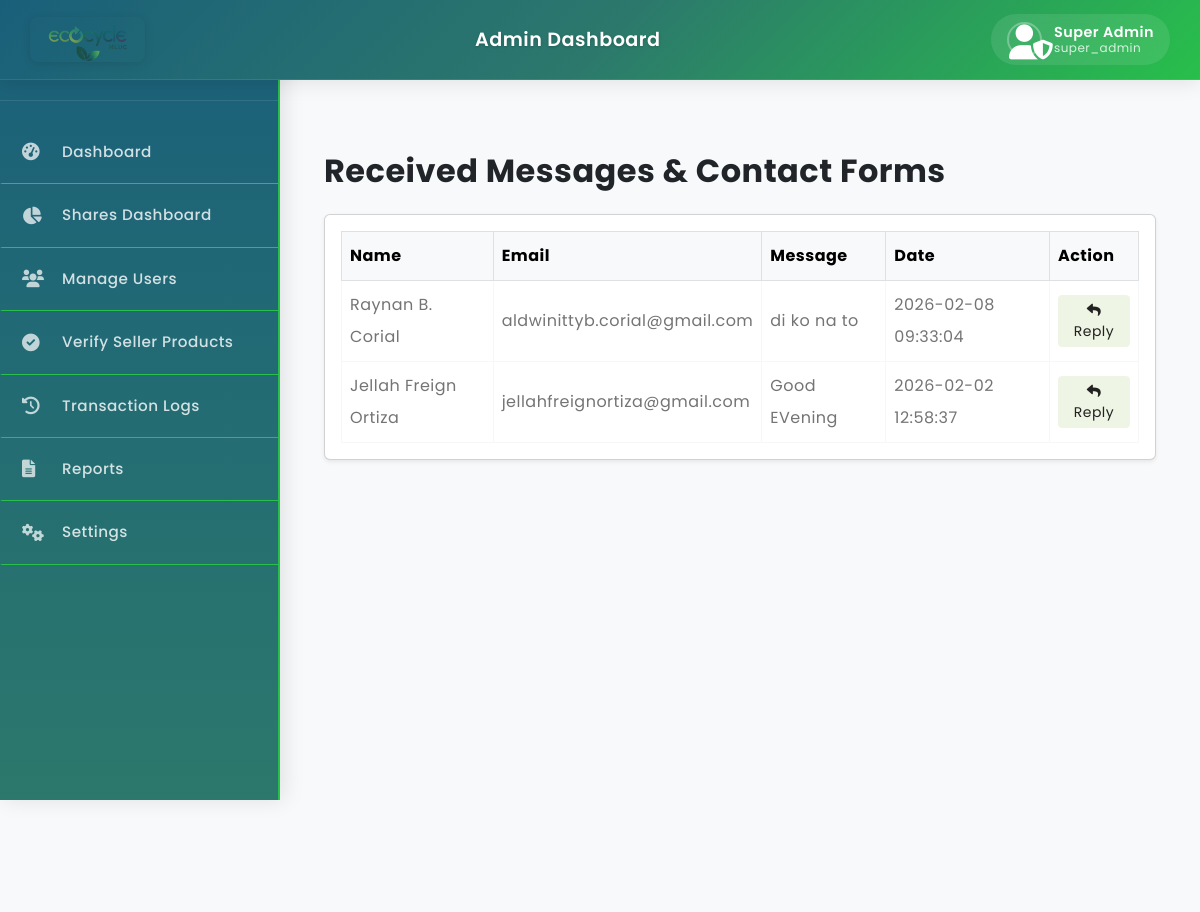
/admin/adminreceivemessages.php (signed in), run on an earlier commit of the app's database.
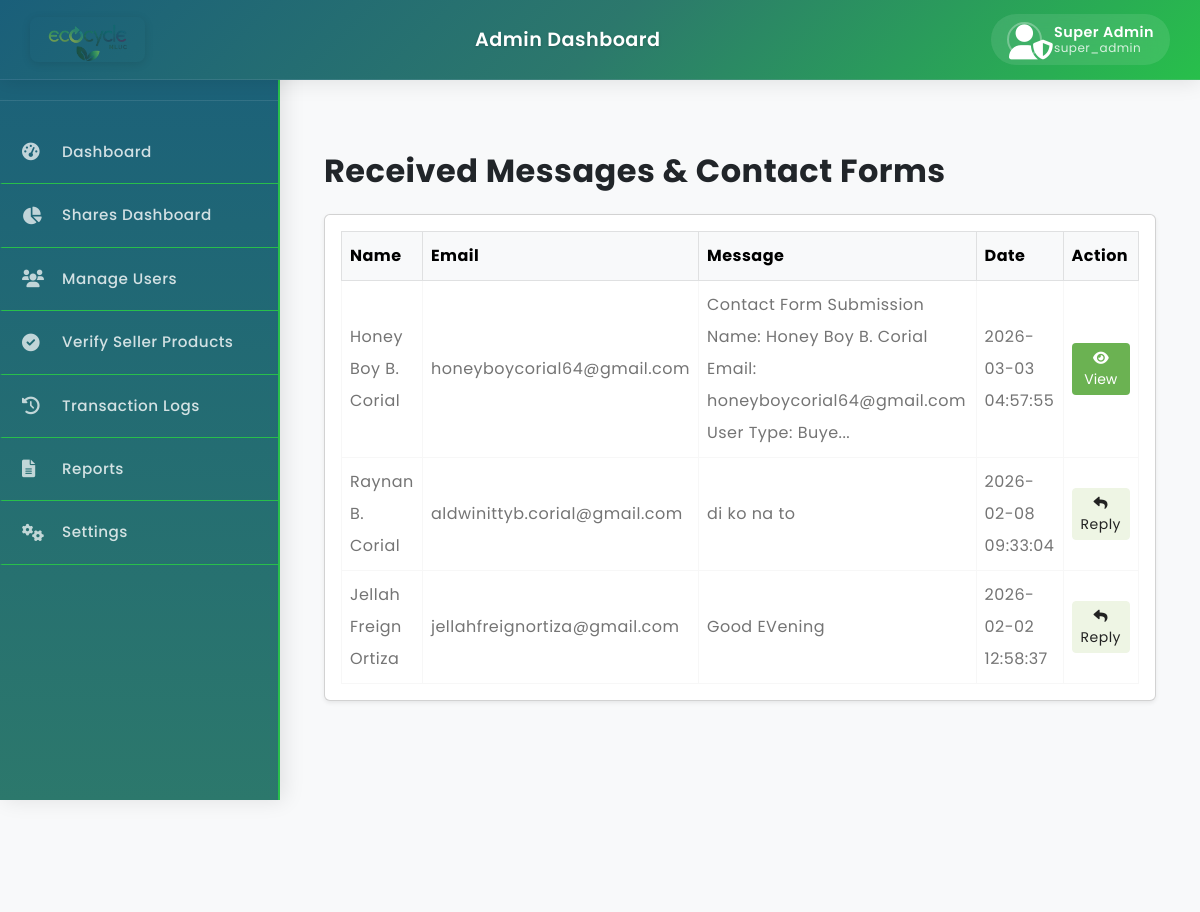
And on a later commit of the database.
### tables this page shows
CREATE TABLE `messages` (
  `message_id` int(11) NOT NULL AUTO_INCREMENT,
  `buyer_id` int(11) NOT NULL,
  `admin_id` int(11) DEFAULT NULL,
  `sender_type` enum('buyer','admin') NOT NULL,
  `message_text` text NOT NULL,
  `feedback_text` text DEFAULT NULL,
  `status` enum('sent','received','replied','archived') DEFAULT 'sent',
  `created_at` timestamp NOT NULL DEFAULT current_timestamp(),
  `updated_at` timestamp NOT NULL DEFAULT current_timestamp() ON UPDATE current_timestamp(),
  PRIMARY KEY (`message_id`),
  KEY `buyer_id` (`buyer_id`),
  KEY `admin_id` (`admin_id`)
);

CREATE TABLE `buyers` (
  `buyer_id` int(11) NOT NULL AUTO_INCREMENT,
  `fullname` varchar(100) NOT NULL,
  `username` varchar(50) NOT NULL,
  `phone_number` varchar(20) NOT NULL,
  `email` varchar(100) NOT NULL,
  `password` varchar(255) NOT NULL,
  `address` text DEFAULT NULL,
  `documents` varchar(255) DEFAULT NULL,
  `status` enum('active','blocked') DEFAULT 'active',
  `created_at` timestamp NOT NULL DEFAULT current_timestamp(),
  `updated_at` timestamp NOT NULL DEFAULT current_timestamp() ON UPDATE current_timestamp(),
  `last_login` datetime DEFAULT NULL,
  `ecocoins_balance` decimal(10,2) NOT NULL DEFAULT 0.00,
  `reset_token` varchar(255) DEFAULT NULL,
  `reset_token_expires` datetime DEFAULT NULL,
  `reset_required` tinyint(1) DEFAULT 0,
  `failed_attempts` int(11) DEFAULT 0,
  `last_failed_attempt` datetime DEFAULT NULL,
  PRIMARY KEY (`buyer_id`),
  UNIQUE KEY `username` (`username`),
  UNIQUE KEY `email` (`email`)
);

### admin/adminreceivemessages.php (the view, shortened to what this page needs)
<?php
include 'adminheader.php';
include 'adminsidebar.php';
require_once __DIR__ . '/../config/database.php';
$stmt = $pdo->query('
    SELECT m1.* FROM messages m1
    INNER JOIN (
        SELECT COALESCE(buyer_id, 0) as buyer_id, MAX(created_at) AS max_created
        FROM messages
        GROUP BY COALESCE(buyer_id, 0)
    ) m2 ON COALESCE(m1.buyer_id, 0) = m2.buyer_id AND m1.created_at = m2.max_created
    ORDER BY m1.created_at DESC
');
$messages = $stmt->fetchAll();
?>
<main class="admin-main-content" style="margin-left:280px; padding:40px 20px 20px 20px; min-height:100vh; background:#f8f9fa;">
    <div class="container-fluid">
        <div class="d-flex justify-content-between align-items-center mb-4">
            <h2 class="fw-bold mb-0">Received Messages & Contact Forms</h2>
        </div>
        <div class="card shadow-sm">
            <div class="card-body">
                <div class="table-responsive">
                    <table class="table table-bordered table-hover align-middle mb-0">
                        <thead class="table-light">
                            <tr>
                                <th>Name</th>
                                <th>Email</th>
                                <th>Message</th>
                                <th>Date</th>
                                <th>Action</th>
                            </tr>
                        </thead>
                        <tbody>
                        <?php if (empty($messages)): ?>
                            <tr><td colspan="5" class="text-center">No messages found.</td></tr>
                        <?php else: ?>
                            <?php foreach ($messages as $msg): ?>
                                <tr>
                                    <td>
                                        <?php
                                        if (empty($msg['buyer_id'])) {
                                            if (preg_match('/Name: (.+?)\n/', $msg['message_text'], $matches)) {
                                                echo htmlspecialchars($matches[1]);
                                            } else {
                                                echo 'Contact Form';
                                            }
                                        } else {
                                            $buyerStmt = $pdo->prepare('SELECT fullname, email FROM buyers WHERE buyer_id = ? LIMIT 1');
                                            $buyerStmt->execute([$msg['buyer_id']]);
                                            $buyer = $buyerStmt->fetch();
                                            echo htmlspecialchars($buyer['fullname'] ?? 'N/A');
                                        }
                                        ?>
                                    </td>
                                    <td>
                                        <?php
                                        if (empty($msg['buyer_id'])) {
                                            if (preg_match('/Email: (.+?)\n/', $msg['message_text'], $matches)) {
                                                echo htmlspecialchars($matches[1]);
                                            } else {
                                                echo 'N/A';
                                            }
                                        } else {
                                            $buyerStmt = $pdo->prepare('SELECT email FROM buyers WHERE buyer_id = ? LIMIT 1');
                                            $buyerStmt->execute([$msg['buyer_id']]);
                                            $buyer = $buyerStmt->fetch();
                                            echo htmlspecialchars($buyer['email'] ?? 'N/A');
                                        }
                                        ?>
                                    </td>
                                    <td>
                                        <?php
                                        $text = htmlspecialchars($msg['message_text']);
                                        if (empty($msg['buyer_id'])) {
                                            echo substr($text, 0, 100) . '...';
                                        } else {
                                            echo $text;
                                        }
                                        ?>
                                    </td>
                                    <td><?php echo htmlspecialchars($msg['created_at']); ?></td>
                                    <td>
                                        <?php if (!empty($msg['buyer_id'])): ?>
                                            <?php
                                            $buyerStmt = $pdo->prepare('SELECT email FROM buyers WHERE buyer_id = ? LIMIT 1');
                                            $buyerStmt->execute([$msg['buyer_id']]);
                                            $buyer = $buyerStmt->fetch();
                                            if (!empty($buyer) && !empty($buyer['email'])):
                                            ?>
                                                <a href="adminchat.php?buyer_id=<?php echo urlencode($msg['buyer_id']); ?>" class="btn btn-success btn-sm"><i class="fas fa-reply"></i> Reply</a>
                                            <?php else: ?>
                                                <span class="text-muted">No Email</span>
                                            <?php endif; ?>
                                        <?php else: ?>
                                            <button type="button" class="btn btn-primary btn-sm" data-bs-toggle="modal" data-bs-target="#viewContactModal" onclick="viewContactDetails(<?php echo htmlspecialchars(json_encode($msg['message_text']), ENT_QUOTES, 'UTF-8'); ?>, '<?php echo htmlspecialchars($msg['created_at'], ENT_QUOTES); ?>')">
                                                <i class="fas fa-eye"></i> View
                                            </button>
                                        <?php endif; ?>
                                    </td>
                                </tr>
                            <?php endforeach; ?>
                        <?php endif; ?>
                        </tbody>
                    </table>
                </div>
            </div>
        </div>
    </div>
</main>

### admin/adminheader.php (shortened to what this page needs)
<!DOCTYPE html>
<html lang="en">
  <head>
    <link rel="stylesheet" href="https://cdn.jsdelivr.net/npm/swiper@9/swiper-bundle.min.css">
    <link href="https://cdn.jsdelivr.net/npm/bootstrap@5.3.0-alpha3/dist/css/bootstrap.min.css" rel="stylesheet">
    <link rel="stylesheet" type="text/css" href="../css/vendor.css">
    <link rel="stylesheet" type="text/css" href="../style.css">
    <link rel="stylesheet" href="https://cdnjs.cloudflare.com/ajax/libs/font-awesome/6.0.0-beta3/css/all.min.css">
  </head>
  <body>
    <header class="admin-header">
      <div class="header-content">
        <div class="header-left">
          <div class="logo-section">
              <img src="../images/logo.png.png" alt="Ecocycle Logo" class="logo-img">
          </div>
        </div>
        <div class="header-center">
          <h4 class="page-title">Admin Dashboard</h4>
        </div>
        <div class="header-right">
          <div class="header-actions">
            <div class="dropdown position-relative">
              <div class="admin-profile" id="profileDropdown" tabindex="0" aria-haspopup="true" aria-expanded="false" style="cursor:pointer;">
                <i class="fas fa-user-shield admin-avatar" style="font-size: 35px; color: white;"></i>
                <div class="admin-info">
                  <p class="admin-name"><?php echo htmlspecialchars($_SESSION['fullname'] ?? 'Admin User'); ?></p>
                  <p class="admin-role"><?php echo htmlspecialchars($_SESSION['role'] ?? 'Super Admin'); ?></p>
                </div>
              </div>
            </div>
          </div>
        </div>
      </div>
    </header>
  </body>
</html>

### admin/adminsidebar.php (shortened to what this page needs)
<div class="admin-sidebar pt-0">
  <div class="admin-logo-section">
    <div class="admin-logo">
    </div>
  </div>
  <a href="dashboard.php" class="admin-menu-item">
    <i class="fas fa-tachometer-alt"></i>
    Dashboard
  </a>
  <a href="sharesdashboard.php" class="admin-menu-item">
    <i class="fas fa-chart-pie"></i>
    Shares Dashboard
  </a>
  <a href="manageusers.php" class="admin-menu-item">
    <i class="fas fa-users"></i>
    Manage Users
  </a>
  <a href="admin-verifysellerproducts.php" class="admin-menu-item">
    <i class="fas fa-check-circle"></i>
    Verify Seller Products
  </a>
  <a href="admintransactionlogs.php" class="admin-menu-item">
    <i class="fas fa-history"></i>
    Transaction Logs
  </a>
    <a href="adminreports.php" class="admin-menu-item">
      <i class="fas fa-file-alt"></i>
      Reports
    </a>
  <a href="adminsettings.php" class="admin-menu-item">
    <i class="fas fa-cogs"></i>
    Settings
  </a>
</div>

### style.css (style rules this page uses)
body { font-family: 'Poppins', sans-serif; --heading-font : "Inter", sans-serif; --bs-link-color: #333; --bs-link-hover-color:#333; --bs-link-color-rgb: 40,40,40; --bs-link-hover-color-rgb: 0,0,0; --bs-light-rgb: 248, 248, 248; --bs-font-sans-serif: "Inter", sans-serif; --bs-body-font-family: 'Poppins', sans-serif; --bs-body-font-size: 1rem; --bs-body-font-weight: 400; --bs-body-line-height: 2; --bs-body-color: #747474; --bs-primary: #6BB252; --bs-primary-rgb: 107, 178, 82; --bs-secondary: #364127; --bs-secondary-rgb: 54, 65, 39; --bs-danger: #F95F09; --bs-danger-rgb: 249, 95, 9; --bs-success: #a3be4c; --bs-success-rgb: 163, 190, 76; --bs-primary-bg-subtle: #FFF9EB; --bs-success-bg-subtle: #eef5e5; --bs-border-color: #F7F7F7; }
.btn-primary { --bs-btn-color: #fff; --bs-btn-bg: var(--bs-primary); --bs-btn-border-color: transparent; --bs-btn-hover-color: #fff; --bs-btn-hover-bg: #f7a422; --bs-btn-hover-border-color: transparent; --bs-btn-focus-shadow-rgb: 49,132,253; --bs-btn-active-color: #fff; --bs-btn-active-bg: var(--bs-primary); --bs-btn-active-border-color: transparent; --bs-btn-active-shadow: inset 0 3px 5px rgba(0, 0, 0, 0.125); --bs-btn-disabled-color: #fff; --bs-btn-disabled-bg: #d3d7dd; --bs-btn-disabled-border-color: transparent; }
.btn-success { --bs-btn-color: #222; --bs-btn-bg: #EEF5E4; --bs-btn-border-color: #EEF5E4; --bs-btn-hover-color: #222; --bs-btn-hover-bg: #9de3c2; --bs-btn-hover-border-color: #9de3c2; --bs-btn-focus-shadow-rgb: 60,153,110; --bs-btn-active-color: #222; --bs-btn-active-bg: #9de3c2; --bs-btn-active-border-color: #9de3c2; --bs-btn-active-shadow: inset 0 3px 5px rgba(0, 0, 0, 0.125); --bs-btn-disabled-color: #222; --bs-btn-disabled-bg: #EEF5E4; --bs-btn-disabled-border-color: #EEF5E4; }
body { letter-spacing: 0.03em; }
h1,h2,h3,h4,h5,h6 { font-family: 'Poppins', sans-serif; color: var(--bs-dark); font-weight: 700; }
.container, .container-fluid, .container-lg, .container-md, .container-sm, .container-xl, .container-xxl { --bs-gutter-x: 3rem; }

### admin/adminheader.php (style rules this page uses)
body { padding-top: 80px; font-family: 'Poppins', sans-serif; background-color: #f8f9fa; }
.admin-header { background: linear-gradient(135deg, #1a5f7a 0%, #2c786c 50%, #28bf4b 100%); height: 80px; position: fixed; top: 0; left: 0; width: 100%; z-index: 1100; box-shadow: 0 2px 20px rgba(0,0,0,0.1); border-bottom: 1px solid rgba(255,255,255,0.1); }
.header-content { height: 100%; display: flex; align-items: center; justify-content: space-between; padding: 0 30px; }
.header-left { display: flex; align-items: center; gap: 20px; }
.logo-section { display: flex; align-items: center; gap: 15px; }
.logo-img { height: 45px; border-radius: 8px; box-shadow: 0 2px 10px rgba(0,0,0,0.1); }
.header-center { flex: 1; display: flex; justify-content: center; align-items: center; }
.page-title { color: white; font-weight: 600; font-size: 1.2rem; margin: 0; text-shadow: 0 1px 3px rgba(0,0,0,0.2); }
.header-right { display: flex; align-items: center; gap: 20px; }
.header-actions { display: flex; align-items: center; gap: 15px; }
.admin-profile { display: flex; align-items: center; gap: 12px; padding: 8px 16px; background: rgba(255,255,255,0.1); border-radius: 25px; backdrop-filter: blur(10px); transition: all 0.3s ease; cursor: pointer; }
.admin-avatar { width: 35px; height: 35px; border-radius: 50%; border: 2px solid rgba(255,255,255,0.3); object-fit: cover; }
.admin-info { color: white; text-align: left; }
.admin-name { font-weight: 600; font-size: 0.9rem; margin: 0; line-height: 1.2; }
.admin-role { font-size: 0.75rem; color: rgba(255,255,255,0.8); margin: 0; line-height: 1.2; }

What changed in the data, as far as the page shows it:
added messages: message_text "Contact Form Submission Name: Honey Boy B. Corial Email: honeyboycorial64@gmail.com User Type: Buye", created_at "2026-03-03 04:57:55"
